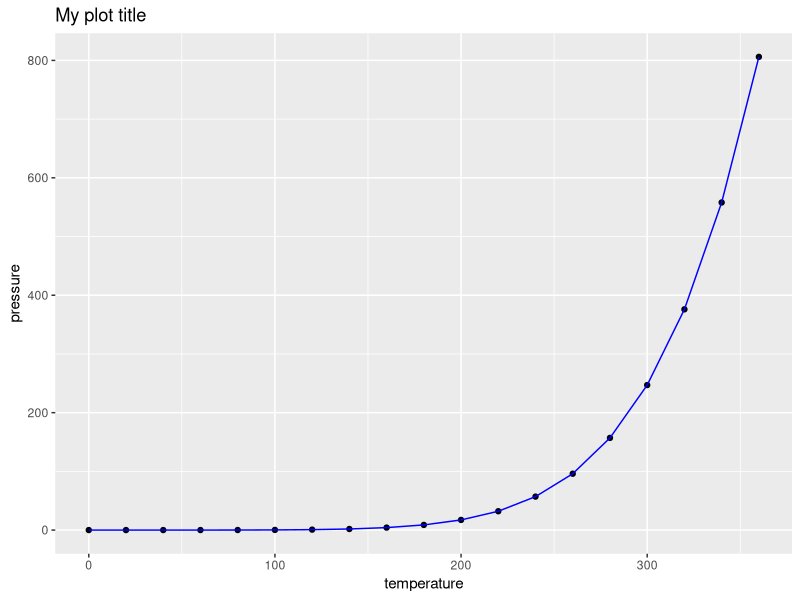

The R script that drew this image:
## ---- chunk 1
knitr::opts_chunk$set(echo = TRUE,
                      error = TRUE,
                      message = FALSE,
                      warning = FALSE)
## ---- chunk 2
summary(cars)
## ---- chunk 3
library(ggplot2)
library(dplyr)

ggplot(pressure, aes(temperature, pressure)) +
  geom_point() +
  geom_line(color = "blue") +
  ggtitle("My plot title")
